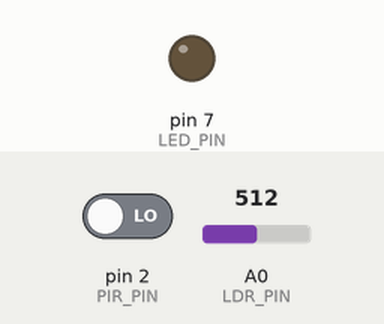
This sketch was run on a simulated Arduino Uno, built with avr-gcc and run on an emulated ATmega328P. On the bench: output pins drawn as LEDs (lit = HIGH). The inputs (shaded band) are chosen by the test bench; at power-on: A0 (LDR_PIN) = 512, pin 2 (PIR_PIN) LOW. What the sketch prints to the serial monitor is not drawn.

Above: at 1.2 s.
1.3 s: A0 (LDR_PIN) set to 490
3.6 s: pin 2 (PIR_PIN) driven HIGH
At 4.2 s:
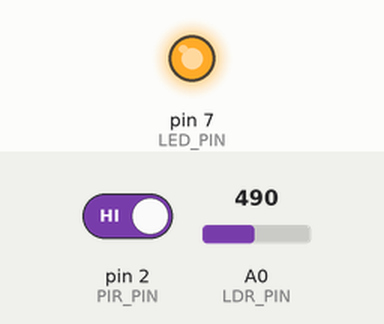
5.1 s: pin 2 (PIR_PIN) driven LOW
At 7.2 s:
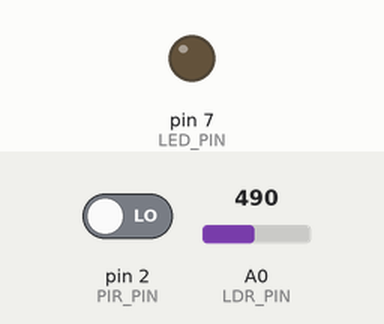
Timing chart, 0 to 8.7 s (numbered marks = the images above; inputs shaded):
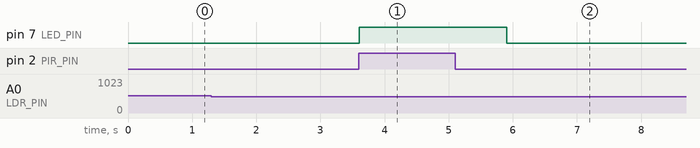

The sketch:

Code.ino
```cpp
#define PIR_PIN 2
#define LED_PIN 7
#define LDR_PIN A0

int threshold = 500;   // adjust based on your room light

void setup() {
  pinMode(PIR_PIN, INPUT);
  pinMode(LED_PIN, OUTPUT);
  Serial.begin(9600);
}

void loop() {

  int ldrValue = analogRead(LDR_PIN);
  int motion   = digitalRead(PIR_PIN);

  Serial.print("LDR = ");
  Serial.print(ldrValue);

  // ---------- NIGHT ----------
  if (ldrValue > threshold) {           // Dark → Night
    digitalWrite(LED_PIN, LOW);         // Disable LED completely
    Serial.println("  NIGHT — Light Disabled");
  }

  // ---------- DAY ----------
  else {                                // Bright → Day
    Serial.print("  DAY ");

    if (motion == HIGH) {
      digitalWrite(LED_PIN, HIGH);
      Serial.println("🚨 Motion Detected → LED ON");
      delay(2000);
    }
    else {
      digitalWrite(LED_PIN, LOW);
      Serial.println("No motion → LED OFF");
    }
  }

  delay(300);
}
```

Measured:
- after the input at 1.3 s, every drawn part: stays the same
- after the input at 3.6 s, pin 7 (LED_PIN): LOW → HIGH at once
- after the input at 5.1 s, pin 7 (LED_PIN): HIGH → LOW after 0.81 s
